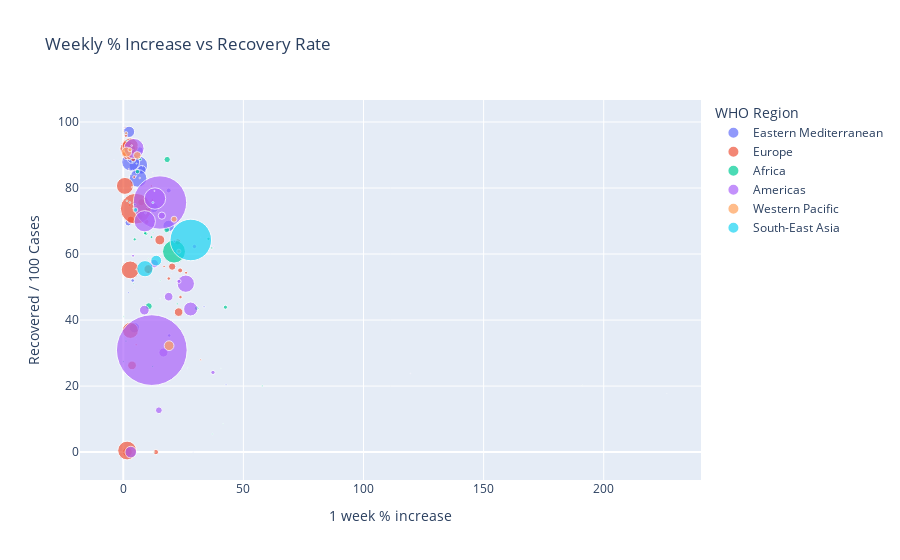

The cell this chart's notebook holds for it:
### Code cell
# توزيع نسبة الزيادة الأسبوعية ومعدل التعافي
fig = px.scatter(data, x='1 week % increase', y='Recovered / 100 Cases', 
                 size='Confirmed', color='WHO Region',
                 hover_name='Country/Region', size_max=50,
                 title='Weekly % Increase vs Recovery Rate')
fig.show()

### Figure 1 — Plotly figure (JSON) as saved in the notebook; plotly's stock layout.template omitted (floating-point values rounded to 4 significant figures)
{"data": [{"hovertemplate": "<b>%{hovertext}</b><br><br>WHO Region=Eastern Mediterranean<br>1 week % increase=%{x}<br>Recovered / 100 Cases=%{y}<br>Confirmed=%{marker.size}<extra></extra>", "hovertext": ["Afghanistan", "Bahrain", "Djibouti", "Egypt", "Iran", "Iraq", "Jordan", "Kuwait", "Lebanon", "Libya", "Morocco", "Oman", "Pakistan", "Qatar", "Saudi Arabia", "Somalia", "Sudan", "Syria", "Tunisia", "United Arab Emirates", "West Bank and Gaza", "Yemen"], "legendgroup": "Eastern Mediterranean", "marker": {"color": "#636efa", "size": [36263, 39482, 5059, 92482, 293606, 112585, 1176, 64379, 3882, 2827, 20887, 77058, 274289, 109597, 268934, 3196, 11424, 674, 1455, 59177, 10621, 1691], "sizemode": "area", "sizeref": 1716.0, "symbol": "circle"}, "mode": "markers", "name": "Eastern Mediterranean", "orientation": "v", "showlegend": true, "type": "scatter", "visible": true, "x": [2.07, 6.89, 0.78, 4.62, 6.3, 18.89, -3.84, 7.72, 33.63, 42.78, 18.93, 12.66, 3.08, 2.39, 6.15, 2.11, 3.93, 29.12, 5.36, 3.47, 19.12, 4.45], "xaxis": "x", "y": [69.49, 91.46, 98.38, 37.67, 86.9, 68.52, 88.52, 85.52, 44.02, 20.41, 79.25, 74.01, 87.87, 97.02, 82.9, 48.28, 51.99, 0, 79.52, 88.73, 35.33, 49.26], "yaxis": "y"}, {"hovertemplate": "<b>%{hovertext}</b><br><br>WHO Region=Europe<br>1 week % increase=%{x}<br>Recovered / 100 Cases=%{y}<br>Confirmed=%{marker.size}<extra></extra>", "hovertext": ["Albania", "Andorra", "Armenia", "Austria", "Azerbaijan", "Belarus", "Belgium", "Bosnia and Herzegovina", "Bulgaria", "Croatia", "Cyprus", "Czechia", "Denmark", "Estonia", "Finland", "France", "Georgia", "Germany", "Greece", "Greenland", "Holy See", "Hungary", "Iceland", "Ireland", "Israel", "Italy", "Kazakhstan", "Kosovo", "Kyrgyzstan", "Latvia", "Liechtenstein", "Lithuania", "Luxembourg", "Malta", "Moldova", "Monaco", "Montenegro", "Netherlands", "North Macedonia", "Norway", "Poland", "Portugal", "Romania", "Russia", "San Marino", "Serbia", "Slovakia", "Slovenia", "Spain", "Sweden", "Switzerland", "Tajikistan", "Turkey", "Ukraine", "United Kingdom", "Uzbekistan"], "legendgroup": "Europe", "marker": {"color": "#EF553B", "size": [4880, 907, 37390, 20558, 30446, 67251, 66428, 10498, 10621, 4881, 1060, 15516, 13761, 2034, 7398, 220352, 1137, 207112, 4227, 14, 12, 4448, 1854, 25892, 63985, 246286, 84648, 7413, 33296, 1219, 86, 2019, 6321, 701, 23154, 116, 2893, 53413, 10213, 9132, 43402, 50299, 45902, 816680, 699, 24141, 2181, 2087, 272421, 79395, 34477, 7235, 227019, 67096, 301708, 21209], "sizemode": "area", "sizeref": 1716.0, "symbol": "circle"}, "mode": "markers", "name": "Europe", "orientation": "v", "showlegend": true, "type": "scatter", "visible": true, "x": [17, 2.6, 6.89, 4.13, 9.16, 1.57, 3.64, 23.81, 18.95, 11.69, 2.12, 10.06, 2.29, 0.64, 0.79, 2.96, 9.43, 1.86, 5.36, 7.69, 0, 2.51, 0.82, 0.49, 23.04, 0.68, 15.22, 26.14, 22.67, 2.27, 0, 3.7, 12.09, 3.55, 9.66, 6.42, 32.22, 2.46, 10.42, 1.08, 7.48, 3.13, 20.35, 5.21, 0, 13.59, 10.15, 6.86, 2.86, 1.73, 2.51, 4.54, 2.92, 10.42, 1.6, 23.67], "xaxis": "x", "y": [56.25, 88.53, 71.32, 88.75, 76.34, 89.95, 26.27, 46.96, 52.58, 80.64, 80.38, 73.65, 91.6, 94.54, 93.54, 36.86, 81.09, 91.89, 32.51, 92.86, 100, 74.84, 98.33, 90.24, 42.41, 80.64, 64.27, 54.32, 63.69, 85.73, 94.19, 80.24, 76.33, 94.86, 69.77, 89.66, 27.96, 0.35, 54.48, 95.84, 75.7, 70.33, 56.19, 73.74, 93.99, 0, 74.09, 83.04, 55.2, 0, 89.62, 83.32, 92.71, 55.45, 0.48, 55.04], "yaxis": "y"}, {"hovertemplate": "<b>%{hovertext}</b><br><br>WHO Region=Africa<br>1 week % increase=%{x}<br>Recovered / 100 Cases=%{y}<br>Confirmed=%{marker.size}<extra></extra>", "hovertext": ["Algeria", "Angola", "Benin", "Botswana", "Burkina Faso", "Burundi", "Cabo Verde", "Cameroon", "Central African Republic", "Chad", "Comoros", "Congo (Brazzaville)", "Congo (Kinshasa)", "Cote d'Ivoire", "Equatorial Guinea", "Eritrea", "Eswatini", "Ethiopia", "Gabon", "Gambia", "Ghana", "Guinea", "Guinea-Bissau", "Kenya", "Lesotho", "Liberia", "Madagascar", "Malawi", "Mali", "Mauritania", "Mauritius", "Mozambique", "Namibia", "Niger", "Nigeria", "Rwanda", "Sao Tome and Principe", "Senegal", "Seychelles", "Sierra Leone", "South Africa", "South Sudan", "Tanzania", "Togo", "Uganda", "Western Sahara", "Zambia", "Zimbabwe"], "legendgroup": "Africa", "marker": {"color": "#00cc96", "size": [27973, 950, 1770, 739, 1100, 378, 2328, 17110, 4599, 922, 354, 3200, 8844, 15655, 3071, 265, 2316, 14547, 7189, 326, 33624, 7055, 1954, 17975, 505, 1167, 9690, 3664, 2513, 6208, 344, 1701, 1843, 1132, 41180, 1879, 865, 9764, 114, 1783, 452529, 2305, 509, 874, 1128, 10, 4552, 2704], "sizemode": "area", "sizeref": 1716.0, "symbol": "circle"}, "mode": "markers", "name": "Africa", "orientation": "v", "showlegend": true, "type": "scatter", "visible": true, "x": [18.07, 26.84, 10.49, 41.57, 3.29, 17.39, 12.41, 5.9, 1.12, 3.71, 5.99, 12.24, 4.75, 9.38, 0, 5.58, 26.83, 42.52, 11.75, 191.1, 18.27, 7.06, 0.26, 30.53, 40.67, 5.42, 35.47, 22.46, 1.54, 4.81, 0.29, 12.87, 37.13, 2.44, 10.62, 15.35, 15.95, 9.12, 5.56, 4.21, 21.12, 4.25, 0, 11.62, 5.52, 0, 36.86, 57.85], "xaxis": "x", "y": [67.34, 25.47, 58.53, 8.53, 84.18, 79.63, 66.58, 84.97, 33.62, 87.85, 92.66, 25.91, 64.45, 66.18, 27.42, 72.08, 44.26, 43.9, 65.13, 20.25, 88.63, 88.69, 41.1, 43.58, 25.35, 55.36, 64.6, 44.9, 76.12, 74.95, 96.51, 0, 5.48, 90.72, 44.2, 51.89, 84.86, 66.34, 34.21, 73.86, 60.75, 50.98, 35.95, 69.45, 87.41, 80, 61.84, 20.04], "yaxis": "y"}, {"hovertemplate": "<b>%{hovertext}</b><br><br>WHO Region=Americas<br>1 week % increase=%{x}<br>Recovered / 100 Cases=%{y}<br>Confirmed=%{marker.size}<extra></extra>", "hovertext": ["Antigua and Barbuda", "Argentina", "Bahamas", "Barbados", "Belize", "Bolivia", "Brazil", "Canada", "Chile", "Colombia", "Costa Rica", "Cuba", "Dominica", "Dominican Republic", "Ecuador", "El Salvador", "Grenada", "Guatemala", "Guyana", "Haiti", "Honduras", "Jamaica", "Mexico", "Nicaragua", "Panama", "Paraguay", "Peru", "Saint Kitts and Nevis", "Saint Lucia", "Saint Vincent and the Grenadines", "Suriname", "Trinidad and Tobago", "US", "Uruguay", "Venezuela"], "legendgroup": "Americas", "marker": {"color": "#ab63fa", "size": [86, 167416, 382, 110, 48, 71181, 2442375, 116458, 347923, 257101, 15841, 2532, 18, 64156, 81161, 15035, 23, 45309, 389, 7340, 39741, 853, 395489, 3439, 61442, 4548, 389717, 17, 24, 52, 1483, 148, 4290259, 1202, 15988], "sizemode": "area", "sizeref": 1716.0, "symbol": "circle"}, "mode": "markers", "name": "Americas", "orientation": "v", "showlegend": true, "type": "scatter", "visible": true, "x": [13.16, 28.02, 119.5, 3.77, 20, 16.71, 15.28, 3.13, 4.47, 26.03, 37.34, 3.52, 0, 18.9, 8.77, 23.17, 0, 16.06, 15.43, 4.07, 14.82, 5.44, 13.19, 9.28, 12.89, 21.34, 8.96, 0, 4.35, 4, 37.44, 8.03, 11.88, 12.97, 29.63], "xaxis": "x", "y": [75.58, 43.35, 23.82, 85.45, 54.17, 30.17, 75.61, 0, 91.96, 51.02, 24.14, 92.85, 100, 47.08, 43, 51.73, 100, 71.63, 46.53, 59.47, 12.68, 83.7, 76.82, 72.46, 57.1, 63.87, 69.93, 88.24, 91.67, 75, 62.37, 86.49, 30.9, 79.12, 62.29], "yaxis": "y"}, {"hovertemplate": "<b>%{hovertext}</b><br><br>WHO Region=Western Pacific<br>1 week % increase=%{x}<br>Recovered / 100 Cases=%{y}<br>Confirmed=%{marker.size}<extra></extra>", "hovertext": ["Australia", "Brunei", "Cambodia", "China", "Fiji", "Japan", "Laos", "Malaysia", "Mongolia", "New Zealand", "Papua New Guinea", "Philippines", "Singapore", "South Korea", "Taiwan*", "Vietnam"], "legendgroup": "Western Pacific", "marker": {"color": "#FFA15A", "size": [15303, 141, 226, 86783, 27, 31142, 20, 8904, 289, 1557, 62, 82040, 50838, 14203, 462, 431], "sizemode": "area", "sizeref": 1716.0, "symbol": "circle"}, "mode": "markers", "name": "Western Pacific", "orientation": "v", "showlegend": true, "type": "scatter", "visible": true, "x": [23.13, 0, 32.16, 1.36, 0, 21.15, 5.26, 1.18, 0.7, 0.13, 226.3, 19.07, 5.84, 2.8, 2.44, 12.24], "xaxis": "x", "y": [60.84, 97.87, 65.04, 90.88, 66.67, 70.55, 95, 96.6, 76.82, 97.24, 17.74, 32.24, 89.88, 91.58, 95.24, 84.69], "yaxis": "y"}, {"hovertemplate": "<b>%{hovertext}</b><br><br>WHO Region=South-East Asia<br>1 week % increase=%{x}<br>Recovered / 100 Cases=%{y}<br>Confirmed=%{marker.size}<extra></extra>", "hovertext": ["Bangladesh", "Bhutan", "Burma", "India", "Indonesia", "Maldives", "Nepal", "Sri Lanka", "Thailand", "Timor-Leste"], "legendgroup": "South-East Asia", "marker": {"color": "#19d3f3", "size": [226225, 99, 350, 1480073, 100303, 3369, 18752, 2805, 3297, 24], "sizemode": "area", "sizeref": 1716.0, "symbol": "circle"}, "mode": "markers", "name": "South-East Asia", "orientation": "v", "showlegend": true, "type": "scatter", "visible": true, "x": [9.05, 10, 2.64, 28.11, 13.7, 12.34, 5.09, 2.75, 1.45, 0], "xaxis": "x", "y": [55.56, 86.87, 83.43, 64.26, 58, 75.6, 73.35, 75.61, 94.36, 0], "yaxis": "y"}], "layout": {"autosize": true, "legend": {"itemsizing": "constant", "title": {"text": "WHO Region"}, "tracegroupgap": 0}, "title": {"text": "Weekly % Increase vs Recovery Rate"}, "xaxis": {"anchor": "y", "autorange": true, "domain": [0, 1], "range": [-25.84, 241.5], "title": {"text": "1 week % increase"}, "type": "linear"}, "yaxis": {"anchor": "x", "autorange": true, "domain": [0, 1], "range": [-12.57, 108.0], "title": {"text": "Recovered / 100 Cases"}, "type": "linear"}}}
